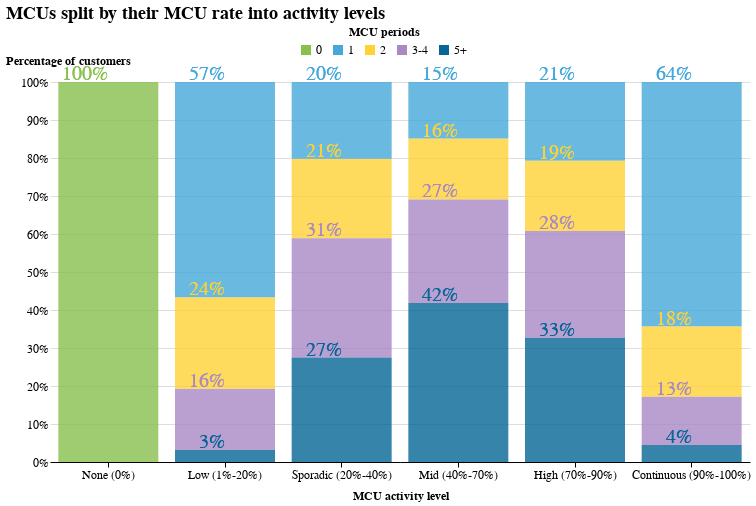

The code cell stored with this chart in its notebook:
### Markdown cell above
From this chart we can see that around 28% of our eligible customers use their card continuously for over 90% of their lifetime. The others are distributed somewhat equally among the rest of brackets. 

Customers with _None (0%)_ activity are the ones who have topped up their account but have never started using their card (and haven't closed the account either). You can notice the same 11% as in the chart above. Sometimes we will choose to ignore this type of customer because they have no transactional data.

# 3. MCU rate cross with MCU periods<a name="section3"></a>
The MCU rate already tells us a lot more about the card users. We can cross the two charts above to see how often the customers in each MCU rate bracket relapse. Mostly we want to see whether there are behavioural differences that could allow us to assume each bracket holds a different type of a customer.

### Code cell
data = mcu_rate_vs_periods
xaxis = "activity_level"
yaxis = "customer_percentage"
col_split = "mcu_periods"

x_axis_title = "MCU activity level"
y_axis_title = "Percentage of customers"
chart_title = "MCUs split by their MCU rate into activity levels"

column_order = [
    "None (0%)",
    "Low (1%-20%)",
    "Sporadic (20%-40%)",
    "Mid (40%-70%)",
    "High (70%-90%)",
    "Continuous (90%-100%)",
]

base = alt.Chart(data).encode(
    x=alt.X(xaxis + ":O", axis=alt.Axis(title=x_axis_title), sort=column_order)
)

bar = base.mark_bar(size=100).encode(
    y=alt.Y(
        yaxis + ":Q",
        axis=alt.Axis(title=y_axis_title, format=".0%", grid=True),
        scale=alt.Scale(),
        stack="normalize",
    ),
    color=alt.Color(
        col_split, legend=alt.Legend(title="MCU periods", legendX=250, legendY=-55)
    ),
)
bar_inside_labels = base.mark_text(size=20, dx=0, dy=-8).encode(
    y=alt.Y(
        yaxis + ":Q",
        axis=alt.Axis(title=y_axis_title, format=".0%", grid=True),
        scale=alt.Scale(),
        stack="normalize",
    ),
    color=alt.Color(col_split, legend=None),
    text=alt.Text("bracket_rate:Q", format=".0%"),
)

nearest = alt.selection(
    type="single", nearest=True, on="mouseover", fields=[xaxis], empty="none"
)
selectors = (
    base.mark_point()
    .encode(
        alt.X(xaxis + ":O", sort=column_order),
        opacity=alt.value(0),
    )
    .add_selection(nearest)
)

bar_select = bar.mark_bar(size=100).encode(
    y=alt.Y(yaxis + ":Q", axis=None, scale=alt.Scale(), stack="normalize"),
    opacity=alt.condition(nearest, alt.value(1), alt.value(0)),
)

alt.layer(
    bar + bar_inside_labels,
    bar_select + bar_inside_labels,
    selectors
    # text_bar
).properties(title=chart_title).resolve_scale(y="independent").configure(
    background="#fff"
)

### Figure 1 — Vega-Lite specification as saved in the notebook (floating-point values rounded to 4 significant figures)
{"width": 700, "height": 380, "config": {"title": {"fontSize": 18, "font": "Karla", "anchor": "start", "fontColor": "#000000"}, "axisX": {"domain": true, "domainColor": "#000000", "domainWidth": 1, "grid": false, "labelFont": "Montserrat", "labelFontSize": 12, "labelAngle": 0, "tickColor": "#000000", "tickSize": 5, "titleFont": "Karla", "titleFontSize": 12, "titlePadding": 10, "title": "X Axis Title (units)"}, "axisY": {"domain": false, "grid": true, "gridColor": "#DEDDDD", "gridWidth": 1, "labelFont": "Montserrat", "labelFontSize": 12, "labelAngle": 0, "ticks": false, "titleFont": "Karla", "titleFontSize": 12, "titlePadding": 10, "title": "Y Axis Title (units)", "titleAngle": 0, "titleY": -15, "titleX": 18}, "range": {"category": ["#88C04D", "#44A8DA", "#FED234", "#A989C5", "#066696", "#FC97C2", "#FF8360", "#B7ABC2"], "diverging": ["#cfe8f3", "#a2d4ec", "#73bfe2", "#46abdb", "#1696d2", "#12719e"]}, "legend": {"labelFont": "Montserrat", "labelFontSize": 12, "symbolType": "square", "symbolSize": 100, "titleFont": "Karla", "titleFontSize": 12, "title": "", "orient": "none", "direction": "horizontal", "titleAnchor": "middle"}, "view": {"stroke": "transparent"}, "background": "#fff", "area": {"fill": "#88C04D"}, "line": {"color": "#88C04D", "stroke": "#88C04D", "strokeWidth": 5}, "trail": {"color": "#88C04D", "stroke": "#88C04D", "strokeWidth": 0, "size": 1}, "path": {"stroke": "#88C04D", "strokeWidth": 0.5}, "point": {"filled": true}, "text": {"font": "Montserrat", "color": "#88C04D", "fontSize": 11, "align": "right", "fontWeight": 400, "size": 11}, "bar": {"size": 40, "binSpacing": 1, "opacity": 0.8, "continuousBandSize": 30, "discreteBandSize": 30, "fill": "#88C04D", "stroke": false}}, "layer": [{"layer": [{"mark": {"type": "bar", "size": 100}, "encoding": {"color": {"field": "mcu_periods", "legend": {"legendX": 250, "legendY": -55, "title": "MCU periods"}, "type": "nominal"}, "x": {"axis": {"title": "MCU activity level"}, "field": "activity_level", "sort": ["None (0%)", "Low (1%-20%)", "Sporadic (20%-40%)", "Mid (40%-70%)", "High (70%-90%)", "Continuous (90%-100%)"], "type": "ordinal"}, "y": {"axis": {"format": ".0%", "grid": true, "title": "Percentage of customers"}, "field": "customer_percentage", "scale": {}, "stack": "normalize", "type": "quantitative"}}}, {"mark": {"type": "text", "dx": 0, "dy": -8, "size": 20}, "encoding": {"color": {"field": "mcu_periods", "legend": null, "type": "nominal"}, "text": {"field": "bracket_rate", "format": ".0%", "type": "quantitative"}, "x": {"axis": {"title": "MCU activity level"}, "field": "activity_level", "sort": ["None (0%)", "Low (1%-20%)", "Sporadic (20%-40%)", "Mid (40%-70%)", "High (70%-90%)", "Continuous (90%-100%)"], "type": "ordinal"}, "y": {"axis": {"format": ".0%", "grid": true, "title": "Percentage of customers"}, "field": "customer_percentage", "scale": {}, "stack": "normalize", "type": "quantitative"}}}]}, {"layer": [{"mark": {"type": "bar", "size": 100}, "encoding": {"color": {"field": "mcu_periods", "legend": {"legendX": 250, "legendY": -55, "title": "MCU periods"}, "type": "nominal"}, "opacity": {"condition": {"value": 1, "selection": "selector003"}, "value": 0}, "x": {"axis": {"title": "MCU activity level"}, "field": "activity_level", "sort": ["None (0%)", "Low (1%-20%)", "Sporadic (20%-40%)", "Mid (40%-70%)", "High (70%-90%)", "Continuous (90%-100%)"], "type": "ordinal"}, "y": {"axis": null, "field": "customer_percentage", "scale": {}, "stack": "normalize", "type": "quantitative"}}}, {"mark": {"type": "text", "dx": 0, "dy": -8, "size": 20}, "encoding": {"color": {"field": "mcu_periods", "legend": null, "type": "nominal"}, "text": {"field": "bracket_rate", "format": ".0%", "type": "quantitative"}, "x": {"axis": {"title": "MCU activity level"}, "field": "activity_level", "sort": ["None (0%)", "Low (1%-20%)", "Sporadic (20%-40%)", "Mid (40%-70%)", "High (70%-90%)", "Continuous (90%-100%)"], "type": "ordinal"}, "y": {"axis": {"format": ".0%", "grid": true, "title": "Percentage of customers"}, "field": "customer_percentage", "scale": {}, "stack": "normalize", "type": "quantitative"}}}]}, {"mark": "point", "encoding": {"opacity": {"value": 0}, "x": {"field": "activity_level", "sort": ["None (0%)", "Low (1%-20%)", "Sporadic (20%-40%)", "Mid (40%-70%)", "High (70%-90%)", "Continuous (90%-100%)"], "type": "ordinal"}}, "selection": {"selector003": {"type": "single", "nearest": true, "on": "mouseover", "fields": ["activity_level"], "empty": "none"}}}], "data": {"name": "data-971e7dfd9e5c197d4bf91bf065949b4f"}, "resolve": {"scale": {"y": "independent"}}, "title": "MCUs split by their MCU rate into activity levels", "$schema": "https://vega.github.io/schema/vega-lite/v4.17.0.json", "datasets": {"data-971e7dfd9e5c197d4bf91bf065949b4f": [{"activity_level": "High (70%-90%)", "mcu_periods": "1", "cst": 100834, "customer_percentage": 0.0311, "bracket_rate": 0.207}, {"activity_level": "High (70%-90%)", "mcu_periods": "2", "cst": 90303, "customer_percentage": 0.02785, "bracket_rate": 0.1853}, {"activity_level": "High (70%-90%)", "mcu_periods": "3-4", "cst": 136937, "customer_percentage": 0.04224, "bracket_rate": 0.281}, {"activity_level": "High (70%-90%)", "mcu_periods": "5+", "cst": 159163, "customer_percentage": 0.04909, "bracket_rate": 0.3267}, {"activity_level": "None (0%)", "mcu_periods": "0", "cst": 345913, "customer_percentage": 0.1067, "bracket_rate": 1.0}, {"activity_level": "Low (1%-20%)", "mcu_periods": "3-4", "cst": 89809, "customer_percentage": 0.0277, "bracket_rate": 0.1613}, {"activity_level": "Low (1%-20%)", "mcu_periods": "2", "cst": 134156, "customer_percentage": 0.04138, "bracket_rate": 0.2409}, {"activity_level": "Low (1%-20%)", "mcu_periods": "5+", "cst": 17466, "customer_percentage": 0.005387, "bracket_rate": 0.03136}, {"activity_level": "Low (1%-20%)", "mcu_periods": "1", "cst": 315513, "customer_percentage": 0.09731, "bracket_rate": 0.5665}, {"activity_level": "Continuous (90%-100%)", "mcu_periods": "5+", "cst": 41166, "customer_percentage": 0.0127, "bracket_rate": 0.04478}, {"activity_level": "Continuous (90%-100%)", "mcu_periods": "1", "cst": 591707, "customer_percentage": 0.1825, "bracket_rate": 0.6437}, {"activity_level": "Continuous (90%-100%)", "mcu_periods": "2", "cst": 169536, "customer_percentage": 0.05229, "bracket_rate": 0.1844}, {"activity_level": "Continuous (90%-100%)", "mcu_periods": "3-4", "cst": 116842, "customer_percentage": 0.03604, "bracket_rate": 0.1271}, {"activity_level": "Sporadic (20%-40%)", "mcu_periods": "2", "cst": 84109, "customer_percentage": 0.02594, "bracket_rate": 0.2088}, {"activity_level": "Sporadic (20%-40%)", "mcu_periods": "3-4", "cst": 126579, "customer_percentage": 0.03904, "bracket_rate": 0.3142}, {"activity_level": "Sporadic (20%-40%)", "mcu_periods": "5+", "cst": 110741, "customer_percentage": 0.03416, "bracket_rate": 0.2749}, {"activity_level": "Sporadic (20%-40%)", "mcu_periods": "1", "cst": 81414, "customer_percentage": 0.02511, "bracket_rate": 0.2021}, {"activity_level": "Mid (40%-70%)", "mcu_periods": "2", "cst": 84946, "customer_percentage": 0.0262, "bracket_rate": 0.1603}, {"activity_level": "Mid (40%-70%)", "mcu_periods": "1", "cst": 78890, "customer_percentage": 0.02433, "bracket_rate": 0.1488}, {"activity_level": "Mid (40%-70%)", "mcu_periods": "5+", "cst": 221808, "customer_percentage": 0.06841, "bracket_rate": 0.4185}, {"activity_level": "Mid (40%-70%)", "mcu_periods": "3-4", "cst": 144363, "customer_percentage": 0.04453, "bracket_rate": 0.2724}]}}
